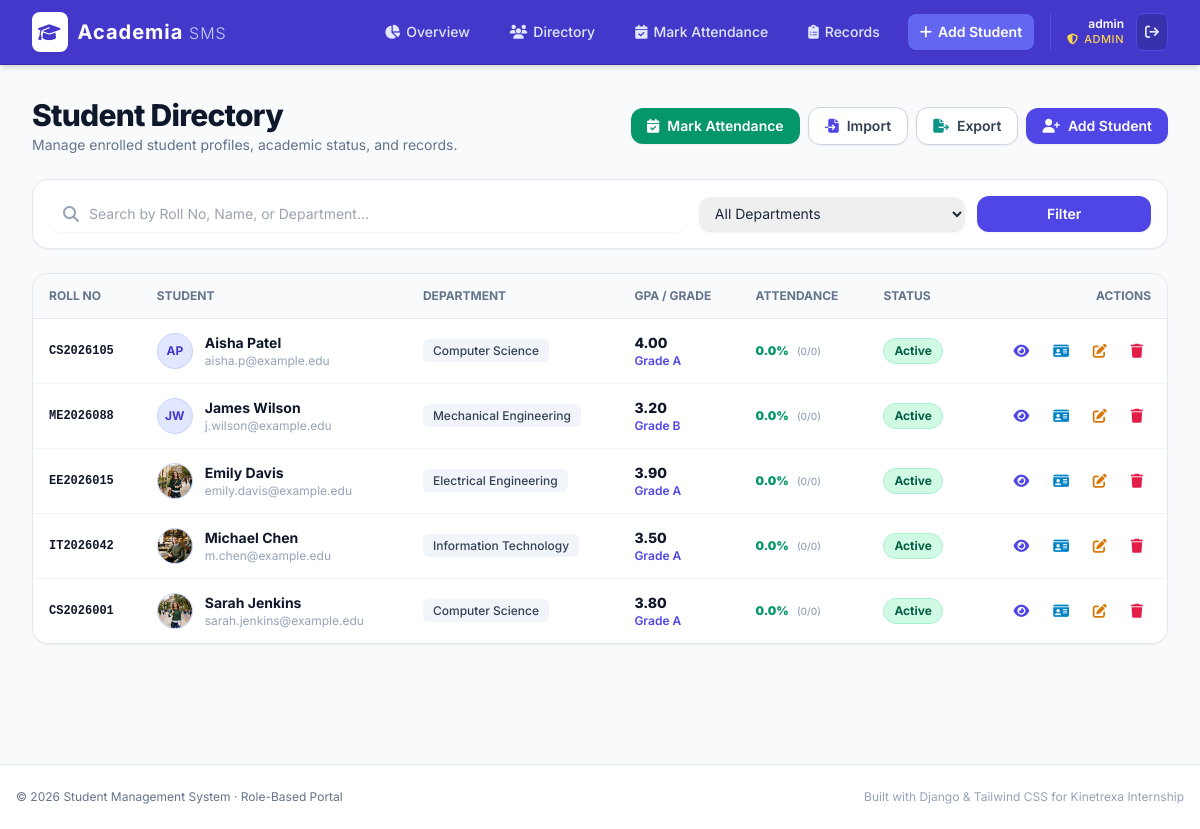
Page /students/ (signed in) on the earlier database version.
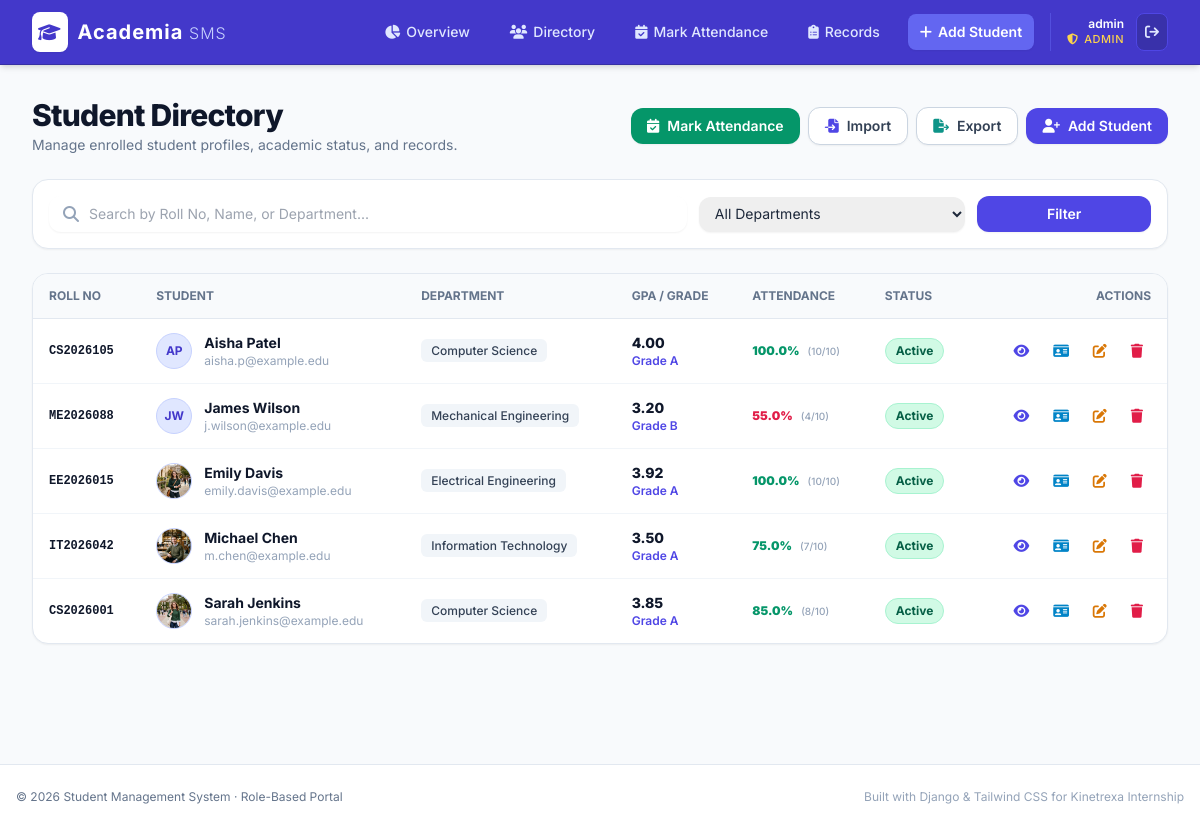
Same page on the later database version.
### students/models.py (models this page shows, shortened)
class TimeStampedModel(models.Model):
    created_at = models.DateTimeField(auto_now_add=True)
    updated_at = models.DateTimeField(auto_now=True)
    class Meta:
        abstract = True

class Student(TimeStampedModel):
    roll_number = models.CharField(max_length=20, unique=True)
    first_name = models.CharField(max_length=100)
    last_name = models.CharField(max_length=100)
    email = models.EmailField(unique=True)
    department = models.CharField(max_length=100)
    gpa = models.DecimalField(max_digits=4, decimal_places=2)
    profile_picture = models.ImageField(upload_to='profiles/', blank=True, null=True)
    is_active = models.BooleanField(default=True)
    objects = StudentManager()
    def get_full_name(self):
        return f"{self.first_name} {self.last_name}"
    def get_grade(self):
        if self.gpa >= 3.5:
            return 'A'
        elif self.gpa >= 3.0:
            return 'B'
        elif self.gpa >= 2.0:
            return 'C'
        elif self.gpa >= 1.0:
            return 'D'
        else:
            return 'F'
    def get_attendance_stats(self):
        records = self.attendance_records.all()
        total = records.count()
        if total == 0:
            return {
                'total': 0,
                'present': 0,
                'absent': 0,
                'late': 0,
                'excused': 0,
                'percentage': 0.0,
                'is_good': True
            }
        present = records.filter(status='Present').count()
        late = records.filter(status='Late').count()
        absent = records.filter(status='Absent').count()
        excused = records.filter(status='Excused').count()
        effective_present = present + (late * 0.5)
        percentage = round((effective_present / total) * 100, 1)
        return {
            'total': total,
            'present': present,
            'absent': absent,
            'late': late,
            'excused': excused,
            'percentage': percentage,
            'is_good': percentage >= 75.0
        }

### students/views.py (the view, shortened to what this page needs)
# urls.py: path('students/', views.StudentListView.as_view(), name='student-list'),
class StudentListView(LoginRequiredMixin, ListView):
    model = Student
    template_name = 'students/student_list.html'
    context_object_name = 'students'
    paginate_by = 10
    def get_queryset(self):
        queryset = Student.objects.all().order_by('-created_at')
        search_query = self.request.GET.get('q')
        department = self.request.GET.get('dept')
        if department:
            queryset = queryset.filter(department=department)
        return queryset
    def get_context_data(self, **kwargs):
        context = super().get_context_data(**kwargs)
        context['search_query'] = self.request.GET.get('q', '')
        context['selected_dept'] = self.request.GET.get('dept', '')
        context['departments'] = Student.objects.values_list('department', flat=True).distinct()
        profile = getattr(self.request.user, 'profile', None)
        context['is_admin'] = profile.is_admin if profile else self.request.user.is_superuser
        context['is_teacher'] = profile.is_teacher if profile else False
        return context

### students/models.py (called while the page is built)
    @property
    def is_admin(self):
        return self.role == 'admin' or self.user.is_superuser

    @property
    def is_teacher(self):
        return self.role == 'teacher'

    @property
    def is_student(self):
        return self.role == 'student'

### students/templates/students/student_list.html (shortened to what the changed rows need)
{% extends 'base.html' %}
{% block content %}
<div class="flex flex-col md:flex-row md:items-center md:justify-between gap-4 mb-6">
    <div>
        <h1 class="text-2xl sm:text-3xl font-extrabold text-slate-900 tracking-tight">Student Directory</h1>
    </div>
</div>
<div class="bg-white rounded-2xl shadow-sm border border-slate-200 overflow-hidden mb-6">
    <div class="overflow-x-auto">
        <table class="w-full text-left text-sm text-slate-600">
            <thead class="bg-slate-50 text-xs uppercase font-bold text-slate-500 border-b border-slate-200">
                <tr>
                    <th scope="col" class="py-3.5 px-4">Roll No</th>
                    <th scope="col" class="py-3.5 px-4">Student</th>
                    <th scope="col" class="py-3.5 px-4">Department</th>
                    <th scope="col" class="py-3.5 px-4">GPA / Grade</th>
                    <th scope="col" class="py-3.5 px-4">Attendance</th>
                    <th scope="col" class="py-3.5 px-4">Status</th>
                    <th scope="col" class="py-3.5 px-4 text-right">Actions</th>
                </tr>
            </thead>
            <tbody class="divide-y divide-slate-100">
                {% for student in students %}
                <tr class="hover:bg-slate-50/70 transition">
                    <td class="py-3.5 px-4 font-mono font-bold text-slate-900 text-xs">{{ student.roll_number }}</td>
                    <td class="py-3.5 px-4">
                        <div class="flex items-center space-x-3">
                            <div class="h-9 w-9 rounded-full bg-indigo-100 flex items-center justify-center text-indigo-700 font-bold overflow-hidden border border-indigo-200 flex-shrink-0 text-xs">
                                {% if student.profile_picture %}
                                    <img class="h-full w-full object-cover" src="{{ student.profile_picture.url }}" alt="{{ student.first_name }}">
                                {% else %}
                                    {{ student.first_name|first }}{{ student.last_name|first }}
                                {% endif %}
                            </div>
                            <div>
                                <a href="{% url 'student-detail' student.pk %}" class="font-bold text-slate-900 hover:text-indigo-600 transition">
                                    {{ student.get_full_name }}
                                </a>
                                <div class="text-xs text-slate-400">{{ student.email }}</div>
                            </div>
                        </div>
                    </td>
                    <td class="py-3.5 px-4 text-xs font-medium text-slate-700">
                        <span class="bg-slate-100 text-slate-700 px-2.5 py-1 rounded-md">
                            {{ student.department }}
                        </span>
                    </td>
                    <td class="py-3.5 px-4">
                        <div class="text-sm text-slate-900 font-extrabold">{{ student.gpa }}</div>
                        <div class="text-xs text-indigo-600 font-semibold">Grade {{ student.get_grade }}</div>
                    </td>
                    <td class="py-3.5 px-4">
                        {% with stats=student.get_attendance_stats %}
                            <div class="flex items-center space-x-2">
                                <span class="text-xs font-black {% if stats.is_good %}text-emerald-600{% else %}text-rose-600{% endif %}">
                                    {{ stats.percentage }}%
                                </span>
                                <span class="text-[10px] text-slate-400 font-medium">({{ stats.present }}/{{ stats.total }})</span>
                            </div>
                        {% endwith %}
                    </td>
                    <td class="py-3.5 px-4">
                        {% if student.is_active %}
                            <span class="px-2.5 py-0.5 inline-flex text-xs leading-5 font-bold rounded-full bg-emerald-100 text-emerald-800 border border-emerald-200">Active</span>
                        {% else %}
                            <span class="px-2.5 py-0.5 inline-flex text-xs leading-5 font-bold rounded-full bg-rose-100 text-rose-800 border border-rose-200">Inactive</span>
                        {% endif %}
                    </td>
                    <td class="py-3.5 px-4 text-right space-x-1 whitespace-nowrap">
                        <a href="{% url 'student-detail' student.pk %}" class="p-2 text-indigo-600 hover:bg-indigo-50 rounded-lg transition inline-block" title="View Profile">
                            <i class="fa-solid fa-eye"></i>
                        </a>
                        <a href="{% url 'student-pdf' student.pk %}" class="p-2 text-sky-600 hover:bg-sky-50 rounded-lg transition inline-block" title="Download ID Card">
                            <i class="fa-solid fa-id-card"></i>
                        </a>
                        {% if is_admin %}
                            <a href="{% url 'student-update' student.pk %}" class="p-2 text-amber-600 hover:bg-amber-50 rounded-lg transition inline-block" title="Edit Student">
                                <i class="fa-solid fa-pen-to-square"></i>
                            </a>
                            <a href="{% url 'student-delete' student.pk %}" class="p-2 text-rose-600 hover:bg-rose-50 rounded-lg transition inline-block" title="Delete Student">
                                <i class="fa-solid fa-trash"></i>
                            </a>
                        {% endif %}
                    </td>
                </tr>
                {% endfor %}
            </tbody>
        </table>
    </div>
</div>
{% endblock %}

Differences in the rows shown:
changed Student "Aisha Patel": get_attendance_stats.percentage "0.0" → "100.0"; get_attendance_stats.present "0" → "10"; get_attendance_stats.total "0" → "10"
changed Student "James Wilson": get_attendance_stats.percentage "0.0" → "55.0"; get_attendance_stats.present "0" → "4"; get_attendance_stats.total "0" → "10"
changed Student "Emily Davis": gpa "3.90" → "3.92"; get_attendance_stats.percentage "0.0" → "100.0"; get_attendance_stats.present "0" → "10"; get_attendance_stats.total "0" → "10"
changed Student "Michael Chen": get_attendance_stats.percentage "0.0" → "75.0"; get_attendance_stats.present "0" → "7"; get_attendance_stats.total "0" → "10"
changed Student "Sarah Jenkins": gpa "3.80" → "3.85"; get_attendance_stats.percentage "0.0" → "85.0"; get_attendance_stats.present "0" → "8"; get_attendance_stats.total "0" → "10"
